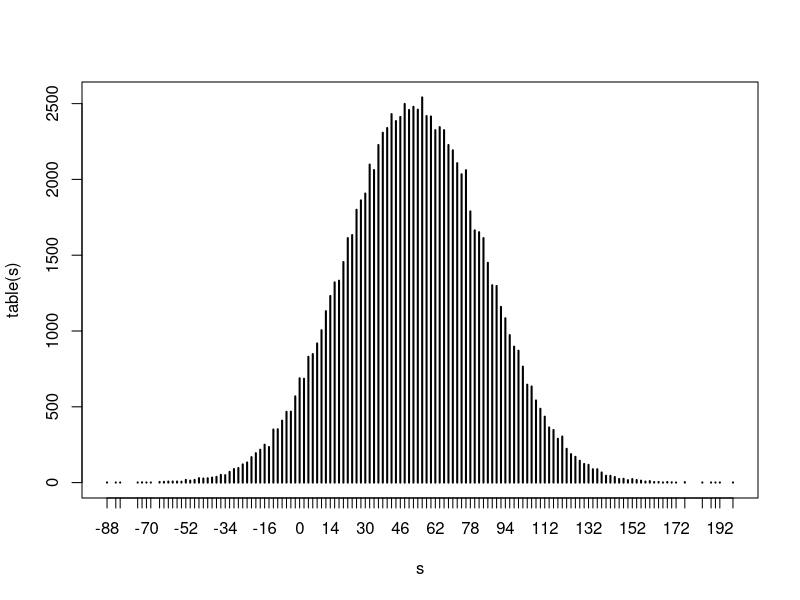
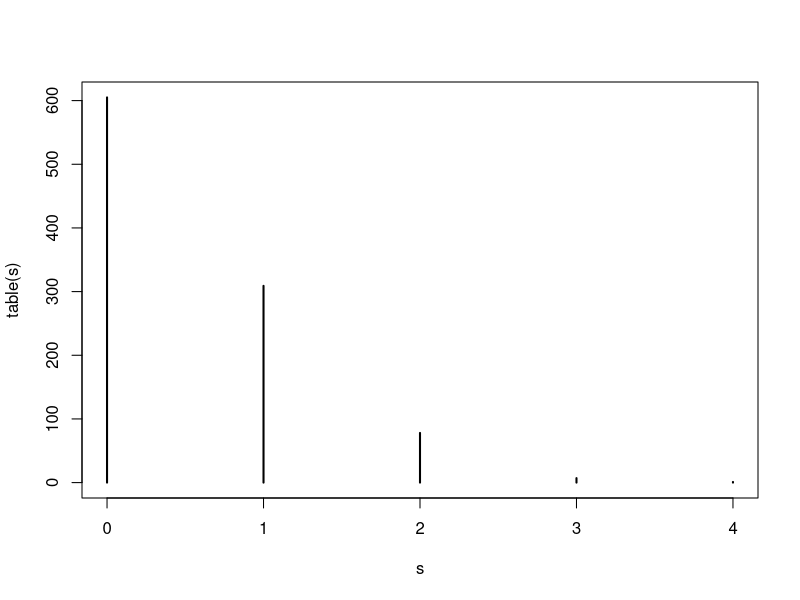
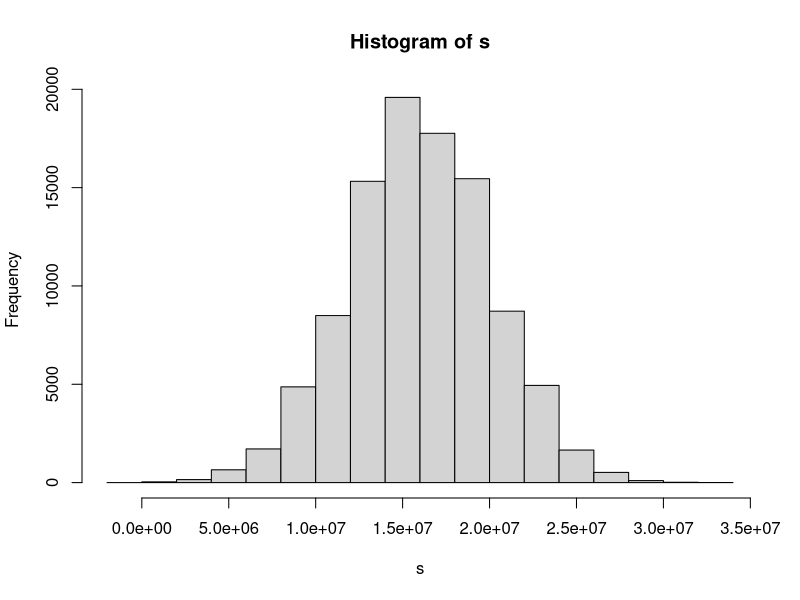
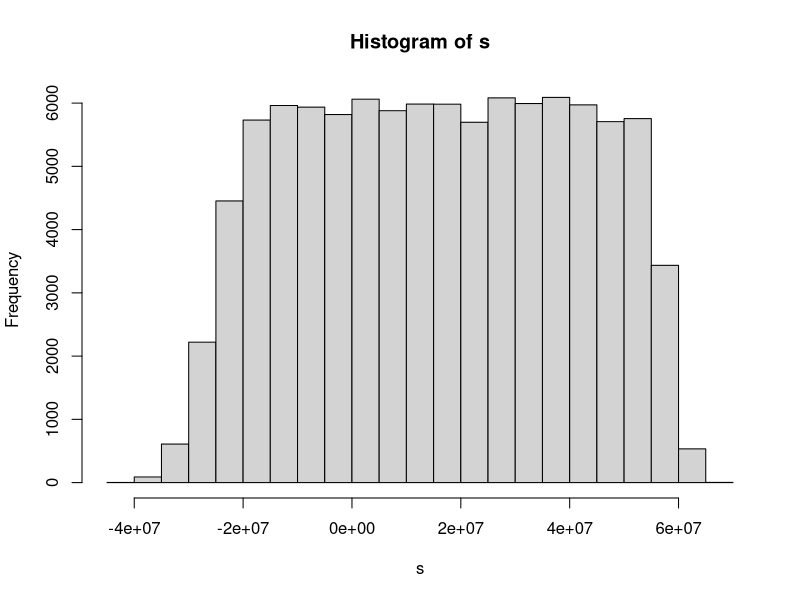

Recreate these plots in R, in order.
## ---- chunk 1
set.seed(2023-10-1)
n <- 25
bdays <- sample(1:365, size = n, replace = TRUE)
## ---- chunk 2
## Hint: use the duplicated function
## ---- chunk 3
## Hint: use replicate and remember mean of logicals gives you the proportion of TRUE
## ---- chunk 4
## Hint: Use sapply.
## ---- chunk 5
## Hint: use the prod function to multiply a sequence of numbers.
## ---- chunk 6
x <- sample(c(-1, 1), size = 1, prob = c(9/19, 10/19))
## ---- chunk 7
replicate(10, sample(c(-1, 1), size = 1, prob = c(9/19, 10/19)))
## ---- chunk 8
sample(c(-1, 1), size = 10, replace = TRUE, prob = c(9/19, 10/19))
## ---- chunk 9
x <- rbinom(10, 1, 10/19); x <- x*2 - 1
## ---- chunk 10
x <- sample(c(-1, 1), size = 1000, replace = TRUE, prob = c(9/19, 10/19))
s <- sum(x)
## ---- chunk 11
s <- replicate(10^5,{
  x <- sample(c(-1, 1), size = 1000, replace = TRUE, prob = c(9/19, 10/19))
  sum(x)
})
plot(table(s))
## ---- chunk 12
mean(s < 0)
## ---- chunk 13
x <- sample(c(-1, 1), size = 10^6, replace = TRUE, prob = c(9/19, 10/19))
mean(x)
sqrt(mean((x - mean(x))^2))
## ---- chunk 14
n <- 1000
mu <- 1/19
sigma <- 2*sqrt(9/19*10/19)
pnorm(-mu*sqrt(n)/(sigma))
## ---- chunk 15
n <- (-sigma/mu*qnorm(0.01))^2
## ---- chunk 16
## Hint: copy and paste one of the previous Monte Carlo simulations and change n
## ---- chunk 17
s <- replicate(10^3,{
  x <- sample(c(0, 1), size = 5*10^5, replace = TRUE, prob = c(1 - 10^-6, 10^-6))
  sum(x)
})
plot(table(s))
## ---- chunk 18
p <- 0.04 #default prob
s <- replicate(10^5,{
  x <- sample(c(-200000, 10000), size = 10000, replace = TRUE, prob = c(p, 1-p))
  sum(x)
})
hist(s)
## ---- chunk 19
p <- 0.04 #default prob
s <- replicate(10^5,{
  p <- 0.04 + runif(1, -0.02, 0.02)
  x <- sample(c(-200000, 10000), size = 10000, replace = TRUE, prob = c(p, 1 - p))
  sum(x)
})
hist(s)
